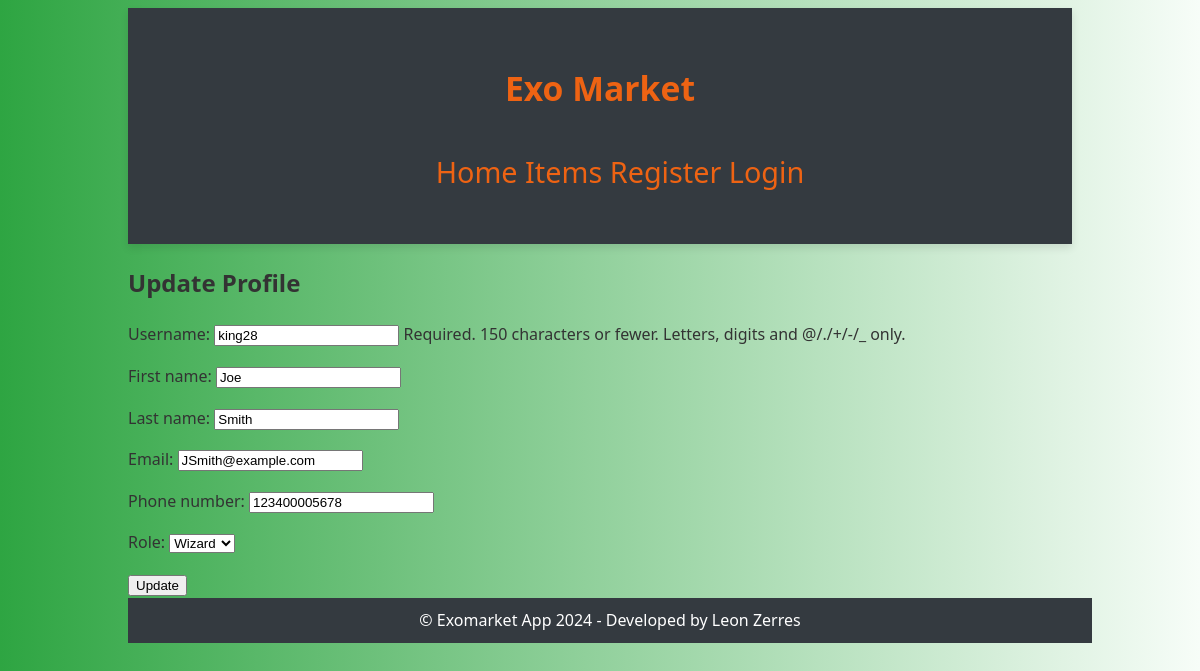
Screenshot of /profile/king28/update/ with the database file from the repository.
### exomarket_app/models.py (models this page shows, shortened)
class CustomUser(AbstractUser):
    ROLE_CHOICES = [
        ("WI", "Wizard"),
        ("WA", "Warrior")
    ]
    coins = models.IntegerField(default=1000)
    phone_number = models.CharField(max_length=15, blank=True, null=True, validators=[validate_phone_number])
    role = models.CharField(choices=ROLE_CHOICES, max_length=10)
    email = models.EmailField(unique=True)
    class Meta:
        ordering = ['username']
        verbose_name = 'User'
        verbose_name_plural = 'Users'

### exomarket_app/views.py (the view, shortened to what this page needs)
# urls.py: path('profile/<slug:username>/update/', UserUpdateView.as_view(), name='profile_update'),
class UserUpdateView(UpdateView):
    model = CustomUser
    fields = ['username', 'first_name', 'last_name', 'email', 'phone_number', 'role']
    template_name = 'exomarket_app/profile_update.html'
    def get_object(self, queryset=None):
        username = self.kwargs.get('username')
        return get_object_or_404(CustomUser, username=username)

### exomarket_app/templates/exomarket_app/profile_update.html (shortened to what this page needs)
{% extends 'exomarket_app/base.html' %}
{% load static %}
{% block content %}
  <h2>Update Profile</h2>
  <form method="post">
    {{ form.as_p }}
    <button type="submit">Update</button>
  </form>
{% endblock %}

### static/css/styles.css (style rules this page uses)
body { font-family: 'Segoe UI', Tahoma, Geneva, Verdana, sans-serif; padding-left: 10%; padding-right: 10%; background: linear-gradient(to right, #2ea542, #f7fdf8); min-height: 100vh; color: #333; line-height: 1.6; justify-content: center; align-items: center; }

### rows the page displays
CustomUser: username "king28", first_name "Joe", last_name "Smith", email "JSmith@example.com", phone_number "123400005678", role "Wizard"
